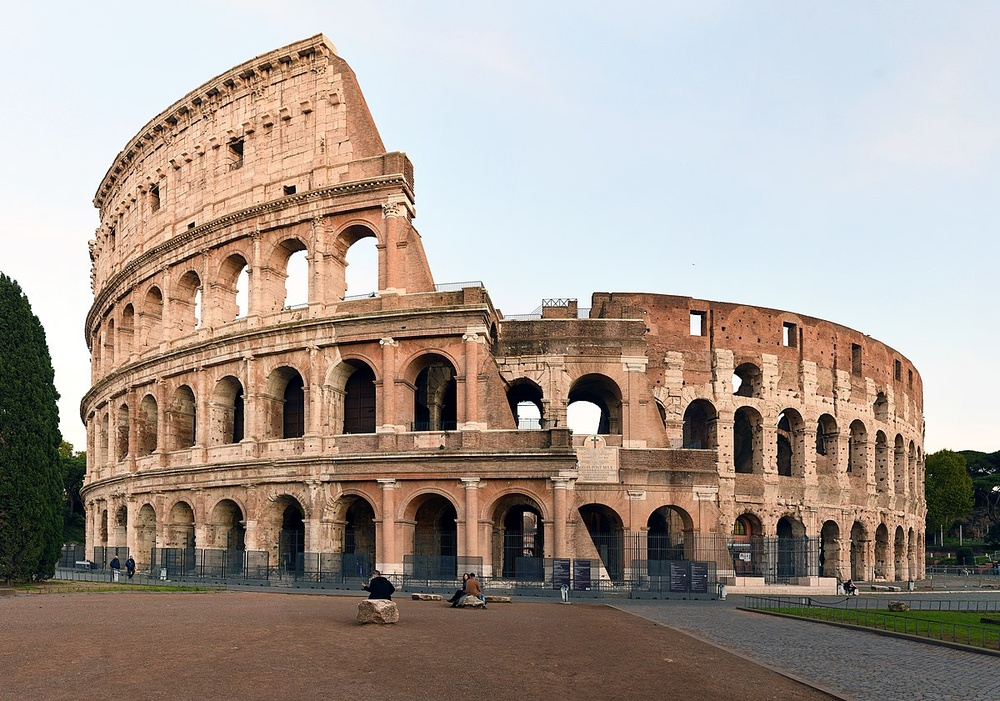
#> input picture task_10/colosseum_1.jpg, 1000 x 701 px, shrunk from 1200 x 841 before the run
$ jupyter execute task_10.ipynb
#> lines starting #> are read from the running program, lines starting #| are printed output that depends on the picture
[cell 1]
import numpy as np
import cv2 as cv
import matplotlib.pyplot as plt


img1 = cv.imread('colosseum_1.jpg',cv.IMREAD_GRAYSCALE)
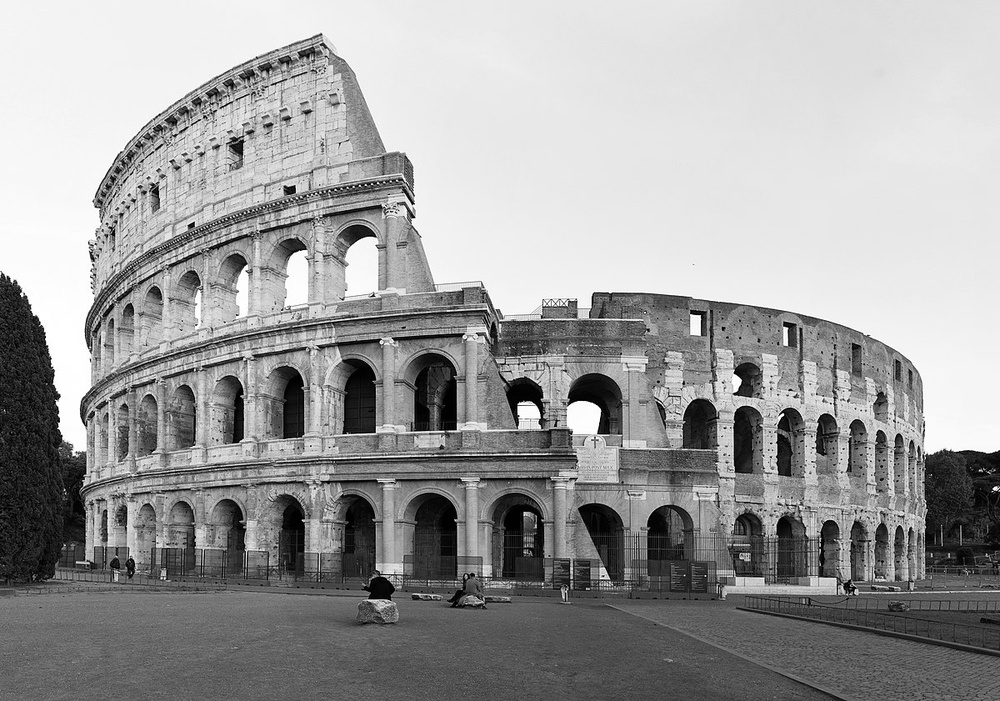
#> img1: shape (701, 1000); min 0, max 255, mean 156.7
assert img1 is not None, "file could not be read"
img2 = cv.imread('colosseum_2.jpg',cv.IMREAD_GRAYSCALE)
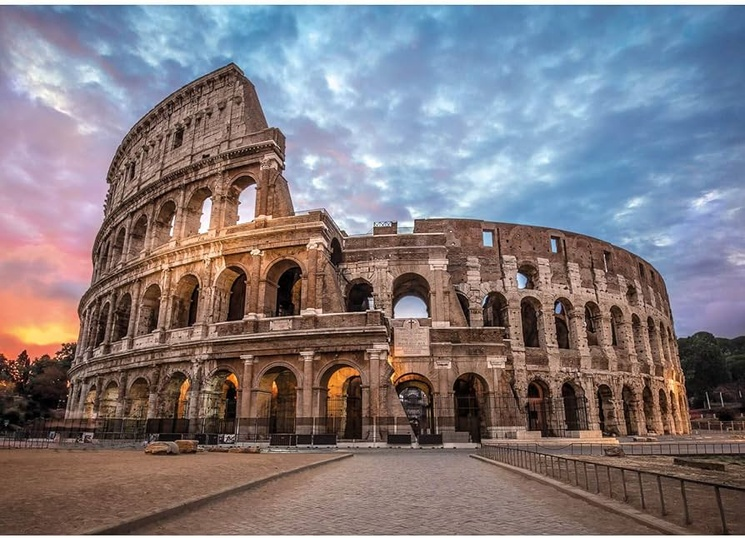
#> input picture task_10/colosseum_2.jpg, 745 x 538 px, shrunk from 894 x 646 before the run
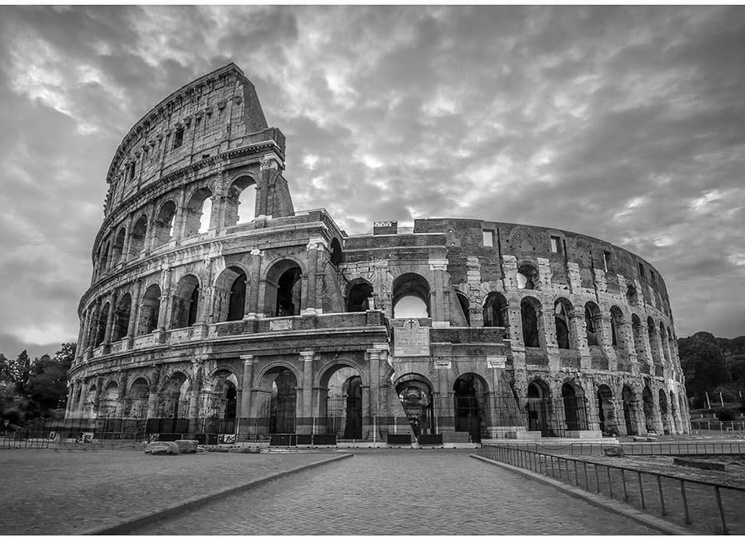
#> img2: shape (538, 745); min 0, max 255, mean 124.3
assert img1 is not None, "file could not be read"

[cell 2]
def bfmatch(img1, img2):

    orb = cv.ORB_create()
    kp1, des1 = orb.detectAndCompute(img1,None)
    kp2, des2 = orb.detectAndCompute(img2,None)
    bf = cv.BFMatcher(cv.NORM_HAMMING, crossCheck=True)
    matches = bf.match(des1,des2)
    matches = sorted(matches, key = lambda x:x.distance)

    return matches, kp1, kp2

def draw_bfmatches(img1, img2, kp1, kp2, matches, n_matches=30, fsize=(12,10), cmap='gray'):

    img3 = cv.drawMatches(img1,kp1,img2,kp2,matches[:n_matches],None,flags=cv.DrawMatchesFlags_NOT_DRAW_SINGLE_POINTS)
    plt.figure(figsize=fsize)
    plt.imshow(img3, cmap=cmap)
    plt.xticks([]), plt.yticks([])
    plt.show()

[cell 3]
matches, kp1, kp2 = bfmatch(img1, img2)
#> in bfmatch, `kp1, des1 = orb.detectAndCompute(img1,None)`: kp1 = 500 keypoints; strongest (x, y, size): (699, 316, 31), (782, 414, 31), (786, 328, 31), (374, 431, 31)
#> in bfmatch, `kp2, des2 = orb.detectAndCompute(img2,None)`: kp2 = 500 keypoints; strongest (x, y, size): (402, 396, 31), (225, 436, 31), (261, 250, 31), (368, 308, 31)
#> in bfmatch, `matches = bf.match(des1,des2)`: matches = 153 matches
#> matches = 153 matches
draw_bfmatches(img1, img2, kp1, kp2, matches, 20)
#> in draw_bfmatches, `img3 = cv.drawMatches(img1,kp1,img2,kp2,matches[:n_matches],None,flags..`:
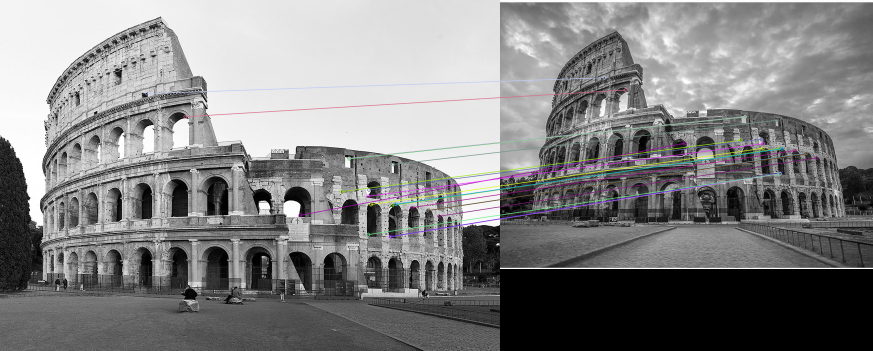
#> img3: shape (701, 1745, 3) (shown at 1/2 size); mean of channels 0, 1, 2 130.8, 130.5, 130.8; drawn as B, G, R

[cell 4]
def flann_match(img1, img2, FLANN_INDEX_KDTREE=1):

    sift = cv.SIFT_create()
    kp1, des1 = sift.detectAndCompute(img1,None)
    kp2, des2 = sift.detectAndCompute(img2,None)
    FLANN_INDEX_KDTREE = 1
    index_params = dict(algorithm = FLANN_INDEX_KDTREE, trees = 5)
    search_params = dict(checks=50)
    flann = cv.FlannBasedMatcher(index_params,search_params)
    matches = flann.knnMatch(des1,des2,k=2)

    return matches, kp1, kp2

def draw_flann_matches(img1, img2, kp1, kp2, matches, matchesMask, fsize=(12,10)):

    draw_params = dict(matchColor = (255,0,0),
                   singlePointColor = (0,0,255),
                   matchesMask = matchesMask,
                   flags = cv.DrawMatchesFlags_DEFAULT)
    img3 = cv.drawMatchesKnn(img1,kp1,img2,kp2,matches,None,**draw_params)

    plt.figure(figsize=fsize)
    plt.imshow(img3, cmap='gray')
    plt.xticks([]), plt.yticks([])
    plt.show()

[cell 5]
matches, kp1, kp2 = flann_match(img1, img2, 1)
#> in flann_match, `kp1, des1 = sift.detectAndCompute(img1,None)`: kp1 = 3574 keypoints; strongest (x, y, size): (783, 415, 2), (995, 488, 3), (412, 203, 2.4), (583, 417, 20.9)
#> in flann_match, `kp2, des2 = sift.detectAndCompute(img2,None)`: kp2 = 3150 keypoints; strongest (x, y, size): (566, 288, 2), (393, 317, 2), (68, 385, 2), (63, 344, 1.8)
#> in flann_match, `matches = flann.knnMatch(des1,des2,k=2)`: matches = 3574 matches
#> matches = 3574 matches
matchesMask = [[0,0] for i in range(len(matches))]
#> matchesMask = 3574 pairs, first value 0 to 0, second value 0 to 0
for i,(m,n) in enumerate(matches):
    if m.distance < 0.6*n.distance:
        matchesMask[i]=[1,0]
#> after the loop, matchesMask = 3574 pairs, first value 0 to 1, second value 0 to 0

draw_flann_matches(img1, img2, kp1, kp2, matches, matchesMask)
#> in draw_flann_matches, `draw_params = dict(matchColor = (255,0,0), singlePointColor = (0,0,255..`: draw_params = 4 items
#> in draw_flann_matches, `img3 = cv.drawMatchesKnn(img1,kp1,img2,kp2,matches,None,**draw_params)`:
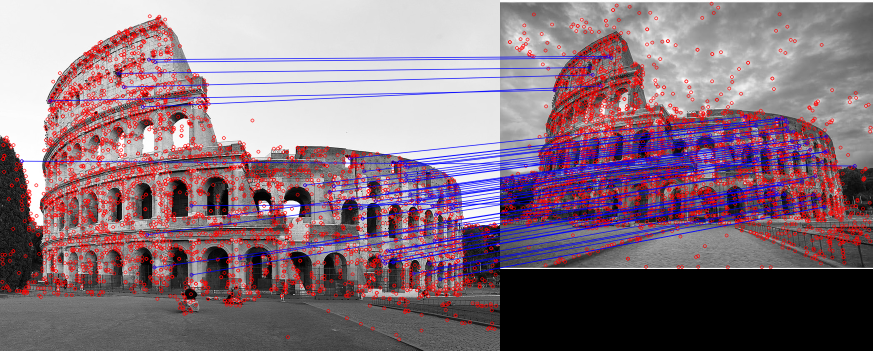
#> img3: shape (701, 1745, 3) (shown at 1/2 size); mean of channels 0, 1, 2 126.4, 114, 136.5; drawn as B, G, R
